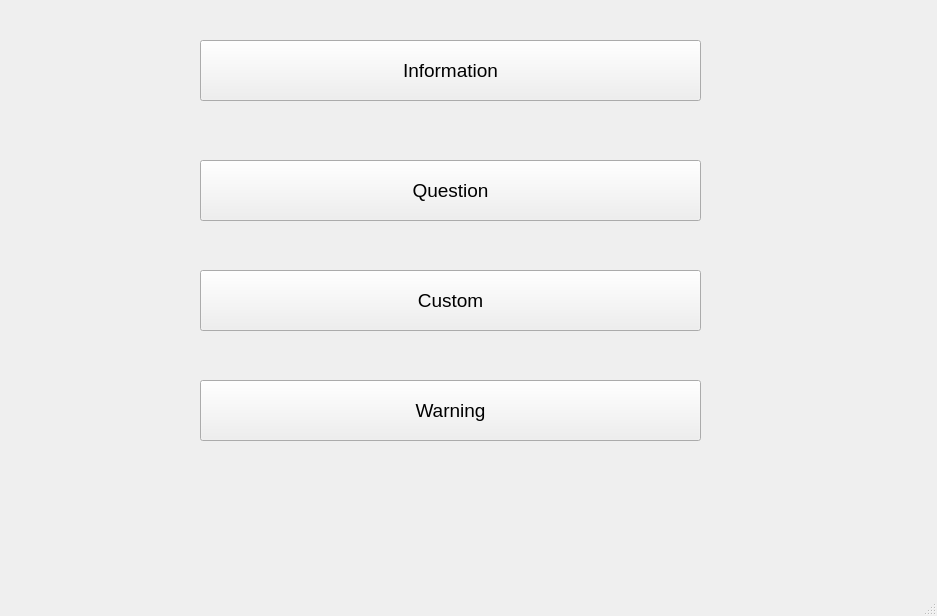
<?xml version="1.0" encoding="UTF-8"?>
<ui version="4.0">
 <class>MainWindow</class>
 <widget class="QMainWindow" name="MainWindow">
  <property name="geometry">
   <rect>
    <x>0</x>
    <y>0</y>
    <width>937</width>
    <height>616</height>
   </rect>
  </property>
  <property name="windowTitle">
   <string>Teja Sri 212218104015</string>
  </property>
  <widget class="QWidget" name="centralwidget">
   <widget class="QPushButton" name="pushButton">
    <property name="geometry">
     <rect>
      <x>200</x>
      <y>40</y>
      <width>501</width>
      <height>61</height>
     </rect>
    </property>
    <property name="font">
     <font>
      <pointsize>14</pointsize>
      <weight>50</weight>
      <bold>false</bold>
     </font>
    </property>
    <property name="text">
     <string>Information</string>
    </property>
   </widget>
   <widget class="QPushButton" name="pushButton_2">
    <property name="geometry">
     <rect>
      <x>200</x>
      <y>160</y>
      <width>501</width>
      <height>61</height>
     </rect>
    </property>
    <property name="font">
     <font>
      <pointsize>14</pointsize>
      <weight>50</weight>
      <bold>false</bold>
     </font>
    </property>
    <property name="text">
     <string>Question</string>
    </property>
   </widget>
   <widget class="QPushButton" name="pushButton_3">
    <property name="geometry">
     <rect>
      <x>200</x>
      <y>270</y>
      <width>501</width>
      <height>61</height>
     </rect>
    </property>
    <property name="font">
     <font>
      <pointsize>14</pointsize>
      <weight>50</weight>
      <bold>false</bold>
     </font>
    </property>
    <property name="text">
     <string>Custom</string>
    </property>
   </widget>
   <widget class="QPushButton" name="pushButton_4">
    <property name="geometry">
     <rect>
      <x>200</x>
      <y>380</y>
      <width>501</width>
      <height>61</height>
     </rect>
    </property>
    <property name="font">
     <font>
      <pointsize>14</pointsize>
      <weight>50</weight>
      <bold>false</bold>
     </font>
    </property>
    <property name="cursor">
     <cursorShape>PointingHandCursor</cursorShape>
    </property>
    <property name="text">
     <string>Warning</string>
    </property>
   </widget>
  </widget>
  <widget class="QMenuBar" name="menubar">
   <property name="geometry">
    <rect>
     <x>0</x>
     <y>0</y>
     <width>937</width>
     <height>26</height>
    </rect>
   </property>
  </widget>
  <widget class="QStatusBar" name="statusbar"/>
 </widget>
 <resources/>
 <connections/>
</ui>
